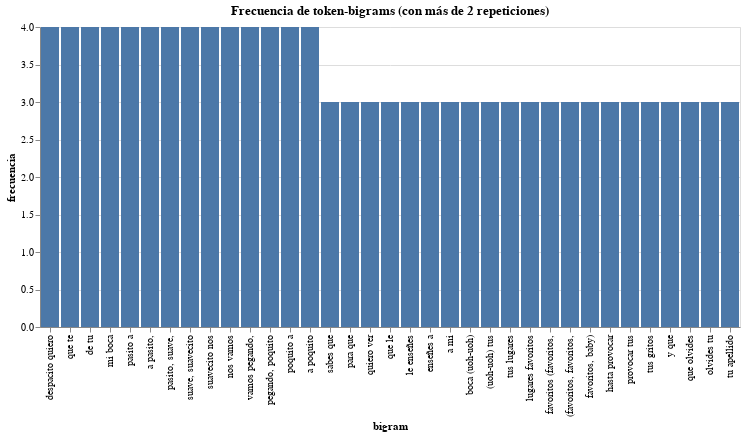

Notebook cell for this chart:
### Code cell
# plot
alt.Chart(source[source.frecuencia>2]).mark_bar().encode(
    alt.X("bigram",sort="-y"),
    y="frecuencia",
    tooltip=["bigram","token_1","token_2","frecuencia"]
).properties(
    title="Frecuencia de token-bigrams (con más de 2 repeticiones)"
)

### Figure 1 — Vega-Lite specification as saved in the notebook (floating-point values rounded to 4 significant figures)
{"config": {"view": {"continuousWidth": 300, "continuousHeight": 300}}, "data": {"name": "data-05ff501cc5d8c202eb3b09221996a573"}, "mark": {"type": "bar"}, "encoding": {"tooltip": [{"field": "bigram", "type": "nominal"}, {"field": "token_1", "type": "nominal"}, {"field": "token_2", "type": "nominal"}, {"field": "frecuencia", "type": "quantitative"}], "x": {"field": "bigram", "sort": "-y", "type": "nominal"}, "y": {"field": "frecuencia", "type": "quantitative"}}, "title": "Frecuencia de token-bigrams (con más de 2 repeticiones)", "$schema": "https://vega.github.io/schema/vega-lite/v5.20.1.json", "datasets": {"data-05ff501cc5d8c202eb3b09221996a573": [{"token_1": "sabes", "token_2": "que", "frecuencia": 3, "bigram": "sabes que"}, {"token_1": "despacito", "token_2": "quiero", "frecuencia": 4, "bigram": "despacito quiero"}, {"token_1": "que", "token_2": "te", "frecuencia": 4, "bigram": "que te"}, {"token_1": "para", "token_2": "que", "frecuencia": 3, "bigram": "para que"}, {"token_1": "de", "token_2": "tu", "frecuencia": 4, "bigram": "de tu"}, {"token_1": "quiero", "token_2": "ver", "frecuencia": 3, "bigram": "quiero ver"}, {"token_1": "que", "token_2": "le", "frecuencia": 3, "bigram": "que le"}, {"token_1": "le", "token_2": "enseñes", "frecuencia": 3, "bigram": "le enseñes"}, {"token_1": "enseñes", "token_2": "a", "frecuencia": 3, "bigram": "enseñes a"}, {"token_1": "a", "token_2": "mi", "frecuencia": 3, "bigram": "a mi"}, {"token_1": "mi", "token_2": "boca", "frecuencia": 4, "bigram": "mi boca"}, {"token_1": "boca", "token_2": "(uoh-uoh)", "frecuencia": 3, "bigram": "boca (uoh-uoh)"}, {"token_1": "(uoh-uoh)", "token_2": "tus", "frecuencia": 3, "bigram": "(uoh-uoh) tus"}, {"token_1": "tus", "token_2": "lugares", "frecuencia": 3, "bigram": "tus lugares"}, {"token_1": "lugares", "token_2": "favoritos", "frecuencia": 3, "bigram": "lugares favoritos"}, {"token_1": "favoritos", "token_2": "(favoritos,", "frecuencia": 3, "bigram": "favoritos (favoritos,"}, {"token_1": "(favoritos,", "token_2": "favoritos,", "frecuencia": 3, "bigram": "(favoritos, favoritos,"}, {"token_1": "favoritos,", "token_2": "baby)", "frecuencia": 3, "bigram": "favoritos, baby)"}, {"token_1": "hasta", "token_2": "provocar", "frecuencia": 3, "bigram": "hasta provocar"}, {"token_1": "provocar", "token_2": "tus", "frecuencia": 3, "bigram": "provocar tus"}, {"token_1": "tus", "token_2": "gritos", "frecuencia": 3, "bigram": "tus gritos"}, {"token_1": "y", "token_2": "que", "frecuencia": 3, "bigram": "y que"}, {"token_1": "que", "token_2": "olvides", "frecuencia": 3, "bigram": "que olvides"}, {"token_1": "olvides", "token_2": "tu", "frecuencia": 3, "bigram": "olvides tu"}, {"token_1": "tu", "token_2": "apellido", "frecuencia": 3, "bigram": "tu apellido"}, {"token_1": "pasito", "token_2": "a", "frecuencia": 4, "bigram": "pasito a"}, {"token_1": "a", "token_2": "pasito,", "frecuencia": 4, "bigram": "a pasito,"}, {"token_1": "pasito,", "token_2": "suave,", "frecuencia": 4, "bigram": "pasito, suave,"}, {"token_1": "suave,", "token_2": "suavecito", "frecuencia": 4, "bigram": "suave, suavecito"}, {"token_1": "suavecito", "token_2": "nos", "frecuencia": 4, "bigram": "suavecito nos"}, {"token_1": "nos", "token_2": "vamos", "frecuencia": 4, "bigram": "nos vamos"}, {"token_1": "vamos", "token_2": "pegando,", "frecuencia": 4, "bigram": "vamos pegando,"}, {"token_1": "pegando,", "token_2": "poquito", "frecuencia": 4, "bigram": "pegando, poquito"}, {"token_1": "poquito", "token_2": "a", "frecuencia": 4, "bigram": "poquito a"}, {"token_1": "a", "token_2": "poquito", "frecuencia": 4, "bigram": "a poquito"}]}}
